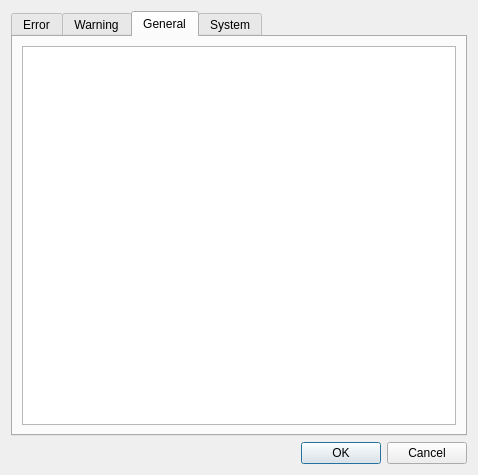
<?xml version="1.0" encoding="UTF-8"?>
<ui version="4.0">
 <class>DiagnosisDialog</class>
 <widget class="QDialog" name="DiagnosisDialog">
  <property name="geometry">
   <rect>
    <x>0</x>
    <y>0</y>
    <width>478</width>
    <height>475</height>
   </rect>
  </property>
  <property name="windowTitle">
   <string>Diagnosis</string>
  </property>
  <layout class="QVBoxLayout" name="verticalLayout">
   <item>
    <widget class="QTabWidget" name="tabWidget">
     <property name="currentIndex">
      <number>2</number>
     </property>
     <widget class="QWidget" name="errorTab">
      <attribute name="title">
       <string>Error</string>
      </attribute>
      <layout class="QVBoxLayout" name="verticalLayout_5">
       <item>
        <widget class="QTextBrowser" name="errorTextBrowser"/>
       </item>
      </layout>
     </widget>
     <widget class="QWidget" name="warnTab">
      <attribute name="title">
       <string>Warning</string>
      </attribute>
      <layout class="QVBoxLayout" name="verticalLayout_4">
       <item>
        <widget class="QTextBrowser" name="warnTextBrowser"/>
       </item>
      </layout>
     </widget>
     <widget class="QWidget" name="infoTab">
      <attribute name="title">
       <string>General</string>
      </attribute>
      <layout class="QVBoxLayout" name="verticalLayout_2">
       <item>
        <widget class="QTextBrowser" name="infoTextBrowser"/>
       </item>
      </layout>
     </widget>
     <widget class="QWidget" name="tab">
      <attribute name="title">
       <string>System</string>
      </attribute>
      <layout class="QVBoxLayout" name="verticalLayout_3">
       <item>
        <widget class="QPlainTextEdit" name="videoCardInfoTextEdit"/>
       </item>
      </layout>
     </widget>
    </widget>
   </item>
   <item>
    <widget class="QDialogButtonBox" name="buttonBox">
     <property name="orientation">
      <enum>Qt::Horizontal</enum>
     </property>
     <property name="standardButtons">
      <set>QDialogButtonBox::Cancel|QDialogButtonBox::Ok</set>
     </property>
    </widget>
   </item>
  </layout>
 </widget>
 <resources/>
 <connections>
  <connection>
   <sender>buttonBox</sender>
   <signal>accepted()</signal>
   <receiver>DiagnosisDialog</receiver>
   <slot>accept()</slot>
   <hints>
    <hint type="sourcelabel">
     <x>248</x>
     <y>254</y>
    </hint>
    <hint type="destinationlabel">
     <x>157</x>
     <y>274</y>
    </hint>
   </hints>
  </connection>
  <connection>
   <sender>buttonBox</sender>
   <signal>rejected()</signal>
   <receiver>DiagnosisDialog</receiver>
   <slot>reject()</slot>
   <hints>
    <hint type="sourcelabel">
     <x>316</x>
     <y>260</y>
    </hint>
    <hint type="destinationlabel">
     <x>286</x>
     <y>274</y>
    </hint>
   </hints>
  </connection>
 </connections>
</ui>
